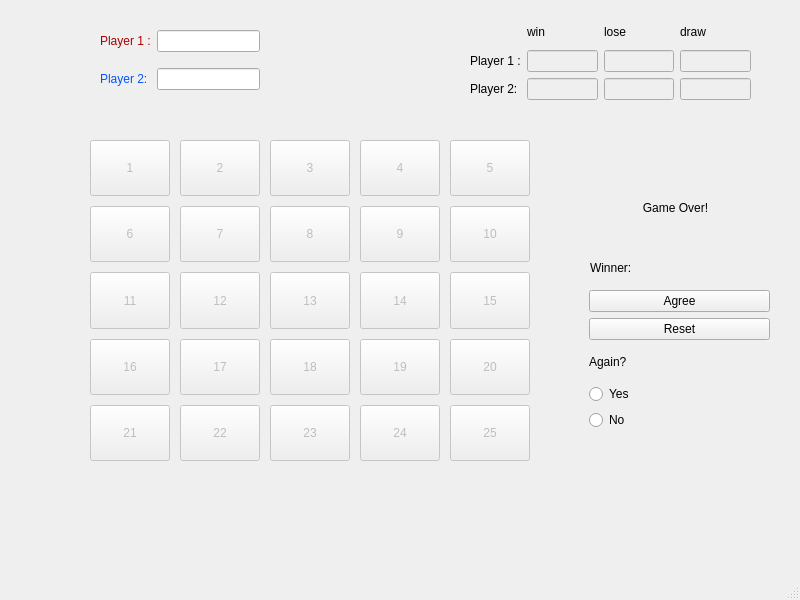
<?xml version="1.0" encoding="UTF-8"?>
<ui version="4.0">
 <class>MainWindow</class>
 <widget class="QMainWindow" name="MainWindow">
  <property name="geometry">
   <rect>
    <x>0</x>
    <y>0</y>
    <width>800</width>
    <height>600</height>
   </rect>
  </property>
  <property name="windowTitle">
   <string>MainWindow</string>
  </property>
  <widget class="QWidget" name="centralwidget">
   <widget class="QWidget" name="gridLayoutWidget">
    <property name="geometry">
     <rect>
      <x>100</x>
      <y>20</y>
      <width>160</width>
      <height>80</height>
     </rect>
    </property>
    <layout class="QGridLayout" name="gridLayout">
     <item row="0" column="0">
      <widget class="QLabel" name="lblName1">
       <property name="styleSheet">
        <string notr="true">color: rgb(170, 0, 0); </string>
       </property>
       <property name="text">
        <string>Player 1 :</string>
       </property>
      </widget>
     </item>
     <item row="1" column="0">
      <widget class="QLabel" name="lblName2">
       <property name="styleSheet">
        <string notr="true">color: rgb(0, 85, 255)</string>
       </property>
       <property name="text">
        <string>Player 2:</string>
       </property>
      </widget>
     </item>
     <item row="0" column="1">
      <widget class="QLineEdit" name="lineEditName1"/>
     </item>
     <item row="1" column="1">
      <widget class="QLineEdit" name="lineEditName2"/>
     </item>
    </layout>
   </widget>
   <widget class="QWidget" name="gridLayoutWidget_2">
    <property name="geometry">
     <rect>
      <x>470</x>
      <y>20</y>
      <width>281</width>
      <height>80</height>
     </rect>
    </property>
    <layout class="QGridLayout" name="gridLayout_2">
     <item row="2" column="1">
      <widget class="QLineEdit" name="lineEditWin2">
       <property name="enabled">
        <bool>false</bool>
       </property>
      </widget>
     </item>
     <item row="2" column="2">
      <widget class="QLineEdit" name="lineEditLose2">
       <property name="enabled">
        <bool>false</bool>
       </property>
      </widget>
     </item>
     <item row="1" column="1">
      <widget class="QLineEdit" name="lineEditWin1">
       <property name="enabled">
        <bool>false</bool>
       </property>
      </widget>
     </item>
     <item row="2" column="0">
      <widget class="QLabel" name="lblScore2">
       <property name="text">
        <string>Player 2:</string>
       </property>
      </widget>
     </item>
     <item row="1" column="3">
      <widget class="QLineEdit" name="lineEditDraw1">
       <property name="enabled">
        <bool>false</bool>
       </property>
      </widget>
     </item>
     <item row="1" column="0">
      <widget class="QLabel" name="lblScore1">
       <property name="text">
        <string>Player 1 :</string>
       </property>
      </widget>
     </item>
     <item row="2" column="3">
      <widget class="QLineEdit" name="lineEditDraw2">
       <property name="enabled">
        <bool>false</bool>
       </property>
      </widget>
     </item>
     <item row="1" column="2">
      <widget class="QLineEdit" name="lineEditLose1">
       <property name="enabled">
        <bool>false</bool>
       </property>
      </widget>
     </item>
     <item row="0" column="1">
      <widget class="QLabel" name="label_5">
       <property name="text">
        <string>win</string>
       </property>
      </widget>
     </item>
     <item row="0" column="2">
      <widget class="QLabel" name="label_6">
       <property name="text">
        <string>lose</string>
       </property>
      </widget>
     </item>
     <item row="0" column="3">
      <widget class="QLabel" name="label_7">
       <property name="text">
        <string>draw</string>
       </property>
      </widget>
     </item>
    </layout>
   </widget>
   <widget class="QWidget" name="gridLayoutWidget_3">
    <property name="geometry">
     <rect>
      <x>80</x>
      <y>130</y>
      <width>460</width>
      <height>341</height>
     </rect>
    </property>
    <layout class="QGridLayout" name="gridLayout_3" rowstretch="1,1,1,1,1" columnstretch="1,1,1,1,1">
     <property name="sizeConstraint">
      <enum>QLayout::SetDefaultConstraint</enum>
     </property>
     <property name="leftMargin">
      <number>10</number>
     </property>
     <property name="topMargin">
      <number>10</number>
     </property>
     <property name="rightMargin">
      <number>10</number>
     </property>
     <property name="bottomMargin">
      <number>10</number>
     </property>
     <property name="spacing">
      <number>10</number>
     </property>
     <item row="4" column="2">
      <widget class="QPushButton" name="btn23">
       <property name="enabled">
        <bool>false</bool>
       </property>
       <property name="sizePolicy">
        <sizepolicy hsizetype="Expanding" vsizetype="Expanding">
         <horstretch>0</horstretch>
         <verstretch>0</verstretch>
        </sizepolicy>
       </property>
       <property name="text">
        <string>23</string>
       </property>
      </widget>
     </item>
     <item row="2" column="3">
      <widget class="QPushButton" name="btn14">
       <property name="enabled">
        <bool>false</bool>
       </property>
       <property name="sizePolicy">
        <sizepolicy hsizetype="Expanding" vsizetype="Expanding">
         <horstretch>0</horstretch>
         <verstretch>0</verstretch>
        </sizepolicy>
       </property>
       <property name="text">
        <string>14</string>
       </property>
      </widget>
     </item>
     <item row="3" column="1">
      <widget class="QPushButton" name="btn17">
       <property name="enabled">
        <bool>false</bool>
       </property>
       <property name="sizePolicy">
        <sizepolicy hsizetype="Expanding" vsizetype="Expanding">
         <horstretch>0</horstretch>
         <verstretch>0</verstretch>
        </sizepolicy>
       </property>
       <property name="text">
        <string>17</string>
       </property>
      </widget>
     </item>
     <item row="3" column="2">
      <widget class="QPushButton" name="btn18">
       <property name="enabled">
        <bool>false</bool>
       </property>
       <property name="sizePolicy">
        <sizepolicy hsizetype="Expanding" vsizetype="Expanding">
         <horstretch>0</horstretch>
         <verstretch>0</verstretch>
        </sizepolicy>
       </property>
       <property name="text">
        <string>18</string>
       </property>
      </widget>
     </item>
     <item row="2" column="2">
      <widget class="QPushButton" name="btn13">
       <property name="enabled">
        <bool>false</bool>
       </property>
       <property name="sizePolicy">
        <sizepolicy hsizetype="Expanding" vsizetype="Expanding">
         <horstretch>0</horstretch>
         <verstretch>0</verstretch>
        </sizepolicy>
       </property>
       <property name="text">
        <string>13</string>
       </property>
      </widget>
     </item>
     <item row="1" column="4">
      <widget class="QPushButton" name="btn10">
       <property name="enabled">
        <bool>false</bool>
       </property>
       <property name="sizePolicy">
        <sizepolicy hsizetype="Expanding" vsizetype="Expanding">
         <horstretch>0</horstretch>
         <verstretch>0</verstretch>
        </sizepolicy>
       </property>
       <property name="text">
        <string>10</string>
       </property>
      </widget>
     </item>
     <item row="3" column="3">
      <widget class="QPushButton" name="btn19">
       <property name="enabled">
        <bool>false</bool>
       </property>
       <property name="sizePolicy">
        <sizepolicy hsizetype="Expanding" vsizetype="Expanding">
         <horstretch>0</horstretch>
         <verstretch>0</verstretch>
        </sizepolicy>
       </property>
       <property name="text">
        <string>19</string>
       </property>
      </widget>
     </item>
     <item row="4" column="4">
      <widget class="QPushButton" name="btn25">
       <property name="enabled">
        <bool>false</bool>
       </property>
       <property name="sizePolicy">
        <sizepolicy hsizetype="Expanding" vsizetype="Expanding">
         <horstretch>0</horstretch>
         <verstretch>0</verstretch>
        </sizepolicy>
       </property>
       <property name="text">
        <string>25</string>
       </property>
      </widget>
     </item>
     <item row="0" column="0">
      <widget class="QPushButton" name="btn1">
       <property name="enabled">
        <bool>false</bool>
       </property>
       <property name="sizePolicy">
        <sizepolicy hsizetype="Expanding" vsizetype="Expanding">
         <horstretch>0</horstretch>
         <verstretch>0</verstretch>
        </sizepolicy>
       </property>
       <property name="text">
        <string>1</string>
       </property>
      </widget>
     </item>
     <item row="0" column="1">
      <widget class="QPushButton" name="btn2">
       <property name="enabled">
        <bool>false</bool>
       </property>
       <property name="sizePolicy">
        <sizepolicy hsizetype="Expanding" vsizetype="Expanding">
         <horstretch>0</horstretch>
         <verstretch>0</verstretch>
        </sizepolicy>
       </property>
       <property name="text">
        <string>2</string>
       </property>
      </widget>
     </item>
     <item row="0" column="2">
      <widget class="QPushButton" name="btn3">
       <property name="enabled">
        <bool>false</bool>
       </property>
       <property name="sizePolicy">
        <sizepolicy hsizetype="Expanding" vsizetype="Expanding">
         <horstretch>0</horstretch>
         <verstretch>0</verstretch>
        </sizepolicy>
       </property>
       <property name="text">
        <string>3</string>
       </property>
      </widget>
     </item>
     <item row="3" column="0">
      <widget class="QPushButton" name="btn16">
       <property name="enabled">
        <bool>false</bool>
       </property>
       <property name="sizePolicy">
        <sizepolicy hsizetype="Expanding" vsizetype="Expanding">
         <horstretch>0</horstretch>
         <verstretch>0</verstretch>
        </sizepolicy>
       </property>
       <property name="text">
        <string>16</string>
       </property>
      </widget>
     </item>
     <item row="2" column="0">
      <widget class="QPushButton" name="btn11">
       <property name="enabled">
        <bool>false</bool>
       </property>
       <property name="sizePolicy">
        <sizepolicy hsizetype="Expanding" vsizetype="Expanding">
         <horstretch>0</horstretch>
         <verstretch>0</verstretch>
        </sizepolicy>
       </property>
       <property name="text">
        <string>11</string>
       </property>
      </widget>
     </item>
     <item row="2" column="4">
      <widget class="QPushButton" name="btn15">
       <property name="enabled">
        <bool>false</bool>
       </property>
       <property name="sizePolicy">
        <sizepolicy hsizetype="Expanding" vsizetype="Expanding">
         <horstretch>0</horstretch>
         <verstretch>0</verstretch>
        </sizepolicy>
       </property>
       <property name="text">
        <string>15</string>
       </property>
      </widget>
     </item>
     <item row="4" column="3">
      <widget class="QPushButton" name="btn24">
       <property name="enabled">
        <bool>false</bool>
       </property>
       <property name="sizePolicy">
        <sizepolicy hsizetype="Expanding" vsizetype="Expanding">
         <horstretch>0</horstretch>
         <verstretch>0</verstretch>
        </sizepolicy>
       </property>
       <property name="text">
        <string>24</string>
       </property>
      </widget>
     </item>
     <item row="2" column="1">
      <widget class="QPushButton" name="btn12">
       <property name="enabled">
        <bool>false</bool>
       </property>
       <property name="sizePolicy">
        <sizepolicy hsizetype="Expanding" vsizetype="Expanding">
         <horstretch>0</horstretch>
         <verstretch>0</verstretch>
        </sizepolicy>
       </property>
       <property name="text">
        <string>12</string>
       </property>
      </widget>
     </item>
     <item row="4" column="1">
      <widget class="QPushButton" name="btn22">
       <property name="enabled">
        <bool>false</bool>
       </property>
       <property name="sizePolicy">
        <sizepolicy hsizetype="Expanding" vsizetype="Expanding">
         <horstretch>0</horstretch>
         <verstretch>0</verstretch>
        </sizepolicy>
       </property>
       <property name="text">
        <string>22</string>
       </property>
      </widget>
     </item>
     <item row="0" column="3">
      <widget class="QPushButton" name="btn4">
       <property name="enabled">
        <bool>false</bool>
       </property>
       <property name="sizePolicy">
        <sizepolicy hsizetype="Expanding" vsizetype="Expanding">
         <horstretch>0</horstretch>
         <verstretch>0</verstretch>
        </sizepolicy>
       </property>
       <property name="text">
        <string>4</string>
       </property>
      </widget>
     </item>
     <item row="4" column="0">
      <widget class="QPushButton" name="btn21">
       <property name="enabled">
        <bool>false</bool>
       </property>
       <property name="sizePolicy">
        <sizepolicy hsizetype="Expanding" vsizetype="Expanding">
         <horstretch>0</horstretch>
         <verstretch>0</verstretch>
        </sizepolicy>
       </property>
       <property name="text">
        <string>21</string>
       </property>
      </widget>
     </item>
     <item row="3" column="4">
      <widget class="QPushButton" name="btn20">
       <property name="enabled">
        <bool>false</bool>
       </property>
       <property name="sizePolicy">
        <sizepolicy hsizetype="Expanding" vsizetype="Expanding">
         <horstretch>0</horstretch>
         <verstretch>0</verstretch>
        </sizepolicy>
       </property>
       <property name="text">
        <string>20</string>
       </property>
      </widget>
     </item>
     <item row="0" column="4">
      <widget class="QPushButton" name="btn5">
       <property name="enabled">
        <bool>false</bool>
       </property>
       <property name="sizePolicy">
        <sizepolicy hsizetype="Expanding" vsizetype="Expanding">
         <horstretch>0</horstretch>
         <verstretch>0</verstretch>
        </sizepolicy>
       </property>
       <property name="text">
        <string>5</string>
       </property>
      </widget>
     </item>
     <item row="1" column="3">
      <widget class="QPushButton" name="btn9">
       <property name="enabled">
        <bool>false</bool>
       </property>
       <property name="sizePolicy">
        <sizepolicy hsizetype="Expanding" vsizetype="Expanding">
         <horstretch>0</horstretch>
         <verstretch>0</verstretch>
        </sizepolicy>
       </property>
       <property name="text">
        <string>9</string>
       </property>
      </widget>
     </item>
     <item row="1" column="2">
      <widget class="QPushButton" name="btn8">
       <property name="enabled">
        <bool>false</bool>
       </property>
       <property name="sizePolicy">
        <sizepolicy hsizetype="Expanding" vsizetype="Expanding">
         <horstretch>0</horstretch>
         <verstretch>0</verstretch>
        </sizepolicy>
       </property>
       <property name="text">
        <string>8</string>
       </property>
      </widget>
     </item>
     <item row="1" column="1">
      <widget class="QPushButton" name="btn7">
       <property name="enabled">
        <bool>false</bool>
       </property>
       <property name="sizePolicy">
        <sizepolicy hsizetype="Expanding" vsizetype="Expanding">
         <horstretch>0</horstretch>
         <verstretch>0</verstretch>
        </sizepolicy>
       </property>
       <property name="text">
        <string>7</string>
       </property>
      </widget>
     </item>
     <item row="1" column="0">
      <widget class="QPushButton" name="btn6">
       <property name="enabled">
        <bool>false</bool>
       </property>
       <property name="sizePolicy">
        <sizepolicy hsizetype="Expanding" vsizetype="Expanding">
         <horstretch>0</horstretch>
         <verstretch>0</verstretch>
        </sizepolicy>
       </property>
       <property name="text">
        <string>6</string>
       </property>
      </widget>
     </item>
    </layout>
   </widget>
   <widget class="QLabel" name="lblGameOver">
    <property name="geometry">
     <rect>
      <x>630</x>
      <y>200</y>
      <width>91</width>
      <height>16</height>
     </rect>
    </property>
    <property name="layoutDirection">
     <enum>Qt::LeftToRight</enum>
    </property>
    <property name="text">
     <string>Game Over!</string>
    </property>
    <property name="alignment">
     <set>Qt::AlignCenter</set>
    </property>
   </widget>
   <widget class="QLabel" name="lblWinnerTitle">
    <property name="geometry">
     <rect>
      <x>590</x>
      <y>260</y>
      <width>181</width>
      <height>16</height>
     </rect>
    </property>
    <property name="text">
     <string>Winner:</string>
    </property>
   </widget>
   <widget class="QWidget" name="gridLayoutWidget_4">
    <property name="geometry">
     <rect>
      <x>589</x>
      <y>290</y>
      <width>181</width>
      <height>140</height>
     </rect>
    </property>
    <layout class="QGridLayout" name="gridLayout_4">
     <item row="2" column="0">
      <widget class="QLabel" name="lblAgain">
       <property name="text">
        <string>Again?</string>
       </property>
      </widget>
     </item>
     <item row="4" column="0">
      <widget class="QRadioButton" name="rbtnNo">
       <property name="text">
        <string>No</string>
       </property>
      </widget>
     </item>
     <item row="0" column="0">
      <widget class="QPushButton" name="btnAgree">
       <property name="text">
        <string>Agree</string>
       </property>
      </widget>
     </item>
     <item row="1" column="0">
      <widget class="QPushButton" name="btnReset">
       <property name="text">
        <string>Reset</string>
       </property>
      </widget>
     </item>
     <item row="3" column="0">
      <widget class="QRadioButton" name="rbtnYes">
       <property name="text">
        <string>Yes</string>
       </property>
      </widget>
     </item>
    </layout>
   </widget>
  </widget>
  <widget class="QMenuBar" name="menubar">
   <property name="geometry">
    <rect>
     <x>0</x>
     <y>0</y>
     <width>800</width>
     <height>25</height>
    </rect>
   </property>
  </widget>
  <widget class="QStatusBar" name="statusbar"/>
 </widget>
 <resources/>
 <connections/>
</ui>
